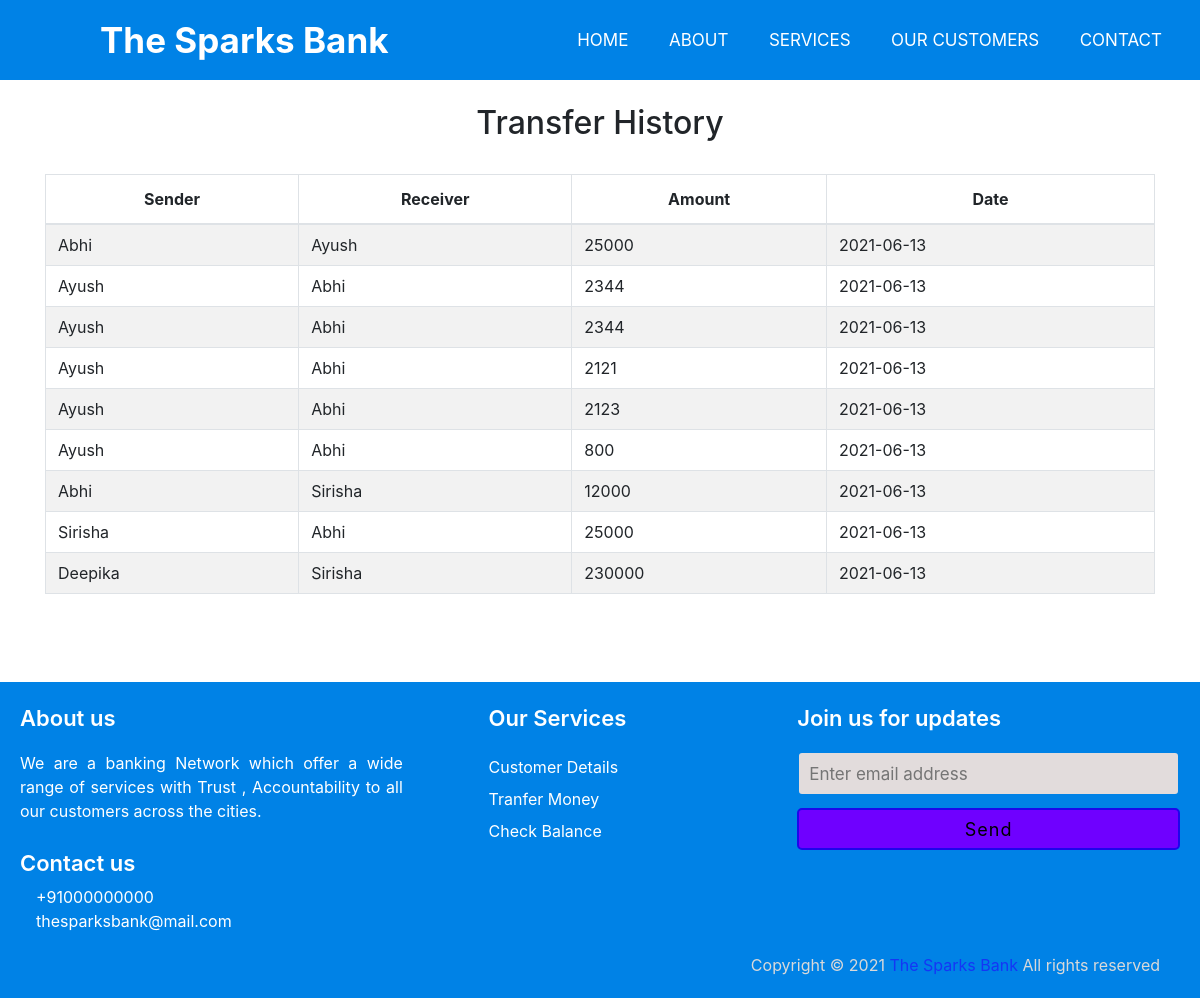
/transcationhistory.php, run on the app's committed database.
### tables this page shows
CREATE TABLE `transaction` (
  `sno` int(5) NOT NULL,
  `sender` text NOT NULL,
  `receiver` text NOT NULL,
  `balance` int(9) NOT NULL,
  `datetime` date NOT NULL DEFAULT current_timestamp()
);

### transcationhistory.php (the view, shortened to what this page needs)
<!DOCTYPE html>
<html lang="en">
<head>
    <link rel="stylesheet" href="index.css">
    <link rel="stylesheet" href="https://stackpath.bootstrapcdn.com/bootstrap/4.5.2/css/bootstrap.min.css">
</head>
<body>
     <nav>
      <label class="logo">The Sparks Bank</label>
      <ul>
        <li><a href="index.php">Home</a></li>
        <li><a href="about.php">About</a></li>
        <li><a href="services.php">Services</a></li>
         <li><a href="customers.php">Our Customers</a></li>
        <li><a href="contact.php">Contact</a></li>
      </ul>
    </nav>
	<div class="container">
        <h2 class="text-center pt-4">Transfer History</h2>
       <br>
       <div class="table-responsive-sm">
    <table class="table table-hover table-striped table-condensed table-bordered">
        <thead>
            <tr>
                <th class="text-center">Sender</th>
                <th class="text-center">Receiver</th>
                <th class="text-center">Amount</th>
                <th class="text-center">Date</th>
            </tr>
        </thead>
        <tbody>
        <?php
            include 'config.php';
            $sql ="select * from transaction";
            $query =mysqli_query($conn, $sql);
            while($rows = mysqli_fetch_assoc($query))
            {
        ?>
            <tr>
            <td class="py-2"><?php echo $rows['sender']; ?></td>
            <td class="py-2"><?php echo $rows['receiver']; ?></td>
            <td class="py-2"><?php echo $rows['balance']; ?> </td>
            <td class="py-2"><?php echo $rows['datetime']; ?> </td>
        <?php
            }
        ?>
        </tbody>
    </table>
    </div>
</div>
<br><Br><Br>
<footer>
   <div class="content">
     <div class="left box">
       <div class="upper">
         <div class="topic">About us</div>
         <p>We are a banking Network which offer a wide range of services with Trust , Accountability to all our customers across the cities.</p>
       </div>
       <div class="lower">
         <div class="topic">Contact us</div>
         <div class="phone">
           <a href="#" class="link"><i class="fas fa-phone-volume"></i>+91000000000</a>
         </div>
         <div class="email">
           <a href="#" class="link"><i class="fas fa-envelope"></i>thesparksbank@mail.com</a>
         </div>
       </div>
     </div>
     <div class="middle box">
       <div class="topic">Our Services</div>
       <div><a href="#" class="link">Customer Details</a></div>
       <div><a href="#" class="link">Tranfer Money</a></div>
       <div><a href="#" class="link">Check Balance</a></div>
     </div>
     <div class="right box">
       <div class="topic">Join us for updates</div>
       <form action="#">
         <input type="text" placeholder="Enter email address">
         <input type="submit" name="" value="Send">
       </form>
     </div>
   </div>
   <div class="bottom">
     <p>Copyright © 2021 <a href="#">The Sparks Bank</a> All rights reserved</p>
   </div>
 </footer>
</body>
</html>

### index.css (style rules this page uses)
* { padding: 0; margin: 0; text-decoration: none; list-style: none; box-sizing: border-box; }
body { font-family: montserrat; }
nav { background: #0082e6; height: 80px; width: 100%; }
label.logo { color: white; font-size: 35px; line-height: 80px; padding: 0 100px; font-weight: bold; }
nav ul { float: right; margin-right: 20px; }
nav ul li { display: inline-block; line-height: 80px; margin: 0 5px; }
nav ul li a { color: white; font-size: 17px; padding: 7px 13px; border-radius: 3px; text-transform: uppercase; }
footer { width: 100%; bottom: 0; left: 0; background: #0082e6; }
footer .content { max-width: 1350px; margin: auto; padding: 20px; display: flex; flex-wrap: wrap; justify-content: space-between; }
footer .content p,a { color: #fff; }
footer .content .box { width: 33%; transition: all 0.4s ease; }
footer .content .topic { font-size: 22px; font-weight: 600; color: #fff; margin-bottom: 16px; }
footer .content p { text-align: justify; }
footer .content .lower .topic { margin: 24px 0 5px 0; }
footer .content .lower i { padding-right: 16px; }
footer .content .middle { padding-left: 80px; }
footer .content .middle a { line-height: 32px; }
footer .content .right input[type="text"] { height: 45px; width: 100%; outline: none; color: #030303; background: rgb(226, 220, 220); border-radius: 5px; padding-left: 10px; font-size: 17px; border: 2px solid #0082e6; }
footer .content .right input[type="submit"] { height: 42px; width: 100%; font-size: 18px; color: #000000; background: #6f00ff; outline: none; border-radius: 5px; letter-spacing: 1px; cursor: pointer; margin-top: 12px; border: 2px solid #1d06eb; transition: all 0.3s ease-in-out; }
footer .bottom { width: 100%; text-align: right; color: #d9d9d9; padding: 0 40px 5px 0; }
footer .bottom a { color: hsl(231, 92%, 52%); }
footer a { transition: all 0.3s ease; }
.link { color:white; text-decoration: none; }

### data on the page
transaction: sender "Abhi", receiver "Ayush", balance "25000", datetime "2021-06-13"
transaction: sender "Ayush", receiver "Abhi", balance "2344", datetime "2021-06-13"
transaction: sender "Ayush", receiver "Abhi", balance "2344", datetime "2021-06-13"
transaction: sender "Ayush", receiver "Abhi", balance "2121", datetime "2021-06-13"
transaction: sender "Ayush", receiver "Abhi", balance "2123", datetime "2021-06-13"
transaction: sender "Ayush", receiver "Abhi", balance "800", datetime "2021-06-13"
transaction: sender "Abhi", receiver "Sirisha", balance "12000", datetime "2021-06-13"
transaction: sender "Sirisha", receiver "Abhi", balance "25000", datetime "2021-06-13"
transaction: sender "Deepika", receiver "Sirisha", balance "230000", datetime "2021-06-13"
